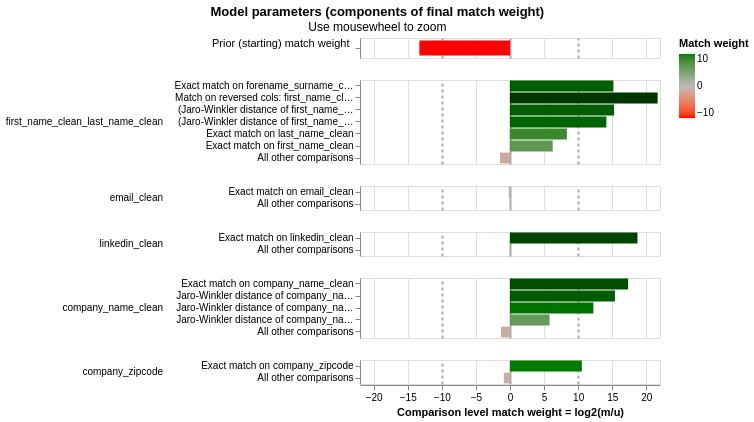

The notebook cell this image was saved under:
### Code cell
linker.visualisations.match_weights_chart()

### Figure 1 — Vega-Lite specification as saved in the notebook (floating-point values rounded to 4 significant figures)
{"config": {"view": {"continuousWidth": 300, "continuousHeight": 300, "discreteHeight": 60, "discreteWidth": 400}, "header": {"title": null}, "mark": {"tooltip": null}, "title": {"anchor": "middle"}}, "vconcat": [{"mark": {"type": "bar", "clip": true, "height": 15}, "encoding": {"color": {"field": "log2_bayes_factor", "scale": {"domain": [-10, 0, 10], "interpolate": "lab", "range": ["red", "#bbbbbb", "green"]}, "title": "Match weight", "type": "quantitative"}, "tooltip": [{"field": "comparison_name", "title": "Comparison name", "type": "nominal"}, {"field": "probability_two_random_records_match", "format": ".4f", "title": "Probability two random records match", "type": "nominal"}, {"field": "log2_bayes_factor", "format": ",.4f", "title": "Equivalent match weight", "type": "quantitative"}, {"field": "bayes_factor_description", "title": "Match weight description", "type": "nominal"}], "x": {"axis": {"domain": false, "gridColor": {"condition": {"test": "abs(datum.value / 10)  <= 1 & datum.value % 10 === 0", "value": "#aaa"}, "value": "#ddd"}, "gridDash": {"condition": {"test": "abs(datum.value / 10) == 1", "value": [3]}, "value": null}, "gridWidth": {"condition": {"test": "abs(datum.value / 10)  <= 1 & datum.value % 10 === 0", "value": 2}, "value": 1}, "labels": false, "ticks": false, "title": ""}, "field": "log2_bayes_factor", "scale": {"domain": [-22, 22]}, "type": "quantitative"}, "y": {"axis": {"title": "Prior (starting) match weight", "titleAlign": "right", "titleAngle": 0, "titleFontWeight": "normal"}, "field": "label_for_charts", "sort": {"field": "comparison_vector_value", "order": "descending"}, "type": "nominal"}}, "height": 20, "transform": [{"filter": "(datum.comparison_name == 'probability_two_random_records_match')"}]}, {"mark": {"type": "bar", "clip": true}, "encoding": {"color": {"field": "log2_bayes_factor", "scale": {"domain": [-10, 0, 10], "interpolate": "lab", "range": ["red", "#bbbbbb", "green"]}, "title": "Match weight", "type": "quantitative"}, "row": {"field": "comparison_name", "header": {"labelAlign": "left", "labelAnchor": "middle", "labelAngle": 0}, "sort": {"field": "comparison_sort_order"}, "type": "nominal"}, "tooltip": [{"field": "comparison_name", "title": "Comparison name", "type": "nominal"}, {"field": "label_for_charts", "title": "Label", "type": "ordinal"}, {"field": "sql_condition", "title": "SQL condition", "type": "nominal"}, {"field": "m_probability", "format": ".10~g", "title": "M probability", "type": "quantitative"}, {"field": "u_probability", "format": ".10~g", "title": "U probability", "type": "quantitative"}, {"field": "bayes_factor", "format": ",.6f", "title": "Bayes factor = m/u", "type": "quantitative"}, {"field": "log2_bayes_factor", "format": ".4~g", "title": "Match weight = log2(m/u)", "type": "quantitative"}, {"field": "bayes_factor_description", "title": "Match weight description", "type": "nominal"}, {"field": "m_probability_description", "title": "m probability description", "type": "nominal"}, {"field": "u_probability_description", "title": "u probability description", "type": "nominal"}], "x": {"axis": {"gridColor": {"condition": {"test": "abs(datum.value / 10)  <= 1 & datum.value % 10 === 0", "value": "#aaa"}, "value": "#ddd"}, "gridDash": {"condition": {"test": "abs(datum.value / 10) == 1", "value": [3]}, "value": null}, "gridWidth": {"condition": {"test": "abs(datum.value / 10)  <= 1 & datum.value % 10 === 0", "value": 2}, "value": 1}, "title": "Comparison level match weight = log2(m/u)"}, "field": "log2_bayes_factor", "scale": {"domain": [-22, 22]}, "type": "quantitative"}, "y": {"axis": {"title": null}, "field": "label_for_charts", "sort": {"field": "comparison_vector_value", "order": "descending"}, "type": "nominal"}}, "height": {"step": 12}, "resolve": {"axis": {"y": "independent"}, "scale": {"y": "independent"}}, "transform": [{"filter": "(datum.comparison_name != 'probability_two_random_records_match')"}]}], "data": {"name": "data-66db501e16d46a5cfb944daef9f5415d"}, "params": [{"name": "mouse_zoom", "select": {"type": "interval", "encodings": ["x"]}, "bind": "scales", "views": []}], "resolve": {"axis": {"y": "independent"}, "scale": {"y": "independent"}}, "title": {"text": "Model parameters (components of final match weight)", "subtitle": "Use mousewheel to zoom"}, "$schema": "https://vega.github.io/schema/vega-lite/v5.9.3.json", "datasets": {"data-66db501e16d46a5cfb944daef9f5415d": [{"comparison_name": "probability_two_random_records_match", "sql_condition": null, "label_for_charts": "", "m_probability": null, "u_probability": null, "m_probability_description": null, "u_probability_description": null, "has_tf_adjustments": false, "tf_adjustment_column": null, "tf_adjustment_weight": null, "is_null_level": false, "bayes_factor": 0.0001, "log2_bayes_factor": -13.29, "comparison_vector_value": 0, "max_comparison_vector_value": 0, "bayes_factor_description": "The probability that two random records drawn at random match is 0.000 or one in  10,000.0 records.This is equivalent to a starting match weight of -13.288.", "probability_two_random_records_match": 0.0001, "comparison_sort_order": -1}, {"comparison_name": "first_name_clean_last_name_clean", "sql_condition": "\"forename_surname_concat_col_name_l\" = \"forename_surname_concat_col_name_r\"", "label_for_charts": "Exact match on forename_surname_concat_col_name", "m_probability": 0.0671, "u_probability": 1.826e-06, "m_probability_description": "Amongst matching record comparisons, 6.71% of records (i.e. one in 14.9) are in the exact match on forename_surname_concat_col_name comparison level", "u_probability_description": "Amongst non-matching record comparisons, 0.0001826% of records (i.e. one in 547,746) are in the exact match on forename_surname_concat_col_name comparison level", "has_tf_adjustments": true, "tf_adjustment_column": "forename_surname_concat_col_name", "tf_adjustment_weight": 1.0, "is_null_level": false, "bayes_factor": 36760.0, "log2_bayes_factor": 15.17, "comparison_vector_value": 6, "max_comparison_vector_value": 6, "bayes_factor_description": "If comparison level is `exact match on forename_surname_concat_col_name` then comparison is 36,756 times more likely to be a match", "probability_two_random_records_match": 0.0001, "comparison_sort_order": 0}, {"comparison_name": "first_name_clean_last_name_clean", "sql_condition": "\"first_name_clean_l\" = \"last_name_clean_r\" AND \"first_name_clean_r\" = \"last_name_clean_l\"", "label_for_charts": "Match on reversed cols: first_name_clean and last_name_clean (both directions)", "m_probability": 0.03243, "u_probability": 9.815e-09, "m_probability_description": "Amongst matching record comparisons, 3.243% of records (i.e. one in 30.84) are in the match on reversed cols: first_name_clean and last_name_clean (both directions) comparison level", "u_probability_description": "Amongst non-matching record comparisons, 9.815e-07% of records (i.e. one in 101,880,675) are in the match on reversed cols: first_name_clean and last_name_clean (both directions) comparison level", "has_tf_adjustments": false, "tf_adjustment_column": null, "tf_adjustment_weight": 1.0, "is_null_level": false, "bayes_factor": 3304000.0, "log2_bayes_factor": 21.66, "comparison_vector_value": 5, "max_comparison_vector_value": 6, "bayes_factor_description": "If comparison level is `match on reversed cols: first_name_clean and last_name_clean (both directions)` then comparison is 3,303,603 times more likely to be a match", "probability_two_random_records_match": 0.0001, "comparison_sort_order": 0}, {"comparison_name": "first_name_clean_last_name_clean", "sql_condition": "(jaro_winkler_similarity(\"first_name_clean_l\", \"first_name_clean_r\") >= 0.92) AND (jaro_winkler_similarity(\"last_name_clean_l\", \"last_name_clean_r\") >= 0.92)", "label_for_charts": "(Jaro-Winkler distance of first_name_clean >= 0.92) AND (Jaro-Winkler distance of last_name_clean >= 0.92)", "m_probability": 0.07185, "u_probability": 1.826e-06, "m_probability_description": "Amongst matching record comparisons, 7.185% of records (i.e. one in 13.92) are in the (jaro-winkler distance of first_name_clean >= 0.92) and (jaro-winkler distance of last_name_clean >= 0.92) comparison level", "u_probability_description": "Amongst non-matching record comparisons, 0.0001826% of records (i.e. one in 547,746) are in the (jaro-winkler distance of first_name_clean >= 0.92) and (jaro-winkler distance of last_name_clean >= 0.92) comparison level", "has_tf_adjustments": false, "tf_adjustment_column": null, "tf_adjustment_weight": 1.0, "is_null_level": false, "bayes_factor": 39350.0, "log2_bayes_factor": 15.26, "comparison_vector_value": 4, "max_comparison_vector_value": 6, "bayes_factor_description": "If comparison level is `(jaro-winkler distance of first_name_clean >= 0.92) and (jaro-winkler distance of last_name_clean >= 0.92)` then comparison is 39,354 times more likely to be a match", "probability_two_random_records_match": 0.0001, "comparison_sort_order": 0}, {"comparison_name": "first_name_clean_last_name_clean", "sql_condition": "(jaro_winkler_similarity(\"first_name_clean_l\", \"first_name_clean_r\") >= 0.88) AND (jaro_winkler_similarity(\"last_name_clean_l\", \"last_name_clean_r\") >= 0.88)", "label_for_charts": "(Jaro-Winkler distance of first_name_clean >= 0.88) AND (Jaro-Winkler distance of last_name_clean >= 0.88)", "m_probability": 0.05715, "u_probability": 3.18e-06, "m_probability_description": "Amongst matching record comparisons, 5.715% of records (i.e. one in 17.5) are in the (jaro-winkler distance of first_name_clean >= 0.88) and (jaro-winkler distance of last_name_clean >= 0.88) comparison level", "u_probability_description": "Amongst non-matching record comparisons, 0.000318% of records (i.e. one in 314,447) are in the (jaro-winkler distance of first_name_clean >= 0.88) and (jaro-winkler distance of last_name_clean >= 0.88) comparison level", "has_tf_adjustments": false, "tf_adjustment_column": null, "tf_adjustment_weight": 1.0, "is_null_level": false, "bayes_factor": 17970.0, "log2_bayes_factor": 14.13, "comparison_vector_value": 3, "max_comparison_vector_value": 6, "bayes_factor_description": "If comparison level is `(jaro-winkler distance of first_name_clean >= 0.88) and (jaro-winkler distance of last_name_clean >= 0.88)` then comparison is 17,971 times more likely to be a match", "probability_two_random_records_match": 0.0001, "comparison_sort_order": 0}, {"comparison_name": "first_name_clean_last_name_clean", "sql_condition": "\"last_name_clean_l\" = \"last_name_clean_r\"", "label_for_charts": "Exact match on last_name_clean", "m_probability": 0.1296, "u_probability": 0.000401, "m_probability_description": "Amongst matching record comparisons, 12.96% of records (i.e. one in 7.715) are in the exact match on last_name_clean comparison level", "u_probability_description": "Amongst non-matching record comparisons, 0.0401% of records (i.e. one in 2,494) are in the exact match on last_name_clean comparison level", "has_tf_adjustments": true, "tf_adjustment_column": "last_name_clean", "tf_adjustment_weight": 1.0, "is_null_level": false, "bayes_factor": 323.3, "log2_bayes_factor": 8.337, "comparison_vector_value": 2, "max_comparison_vector_value": 6, "bayes_factor_description": "If comparison level is `exact match on last_name_clean` then comparison is 323 times more likely to be a match", "probability_two_random_records_match": 0.0001, "comparison_sort_order": 0}, {"comparison_name": "first_name_clean_last_name_clean", "sql_condition": "\"first_name_clean_l\" = \"first_name_clean_r\"", "label_for_charts": "Exact match on first_name_clean", "m_probability": 0.2983, "u_probability": 0.00388, "m_probability_description": "Amongst matching record comparisons, 29.83% of records (i.e. one in 3.352) are in the exact match on first_name_clean comparison level", "u_probability_description": "Amongst non-matching record comparisons, 0.388% of records (i.e. one in 258) are in the exact match on first_name_clean comparison level", "has_tf_adjustments": true, "tf_adjustment_column": "first_name_clean", "tf_adjustment_weight": 1.0, "is_null_level": false, "bayes_factor": 76.89, "log2_bayes_factor": 6.265, "comparison_vector_value": 1, "max_comparison_vector_value": 6, "bayes_factor_description": "If comparison level is `exact match on first_name_clean` then comparison is 76.89 times more likely to be a match", "probability_two_random_records_match": 0.0001, "comparison_sort_order": 0}, {"comparison_name": "first_name_clean_last_name_clean", "sql_condition": "ELSE", "label_for_charts": "All other comparisons", "m_probability": 0.3597, "u_probability": 0.9957, "m_probability_description": "Amongst matching record comparisons, 35.97% of records (i.e. one in 2.78) are in the all other comparisons comparison level", "u_probability_description": "Amongst non-matching record comparisons, 99.57% of records (i.e. one in 1.004) are in the all other comparisons comparison level", "has_tf_adjustments": false, "tf_adjustment_column": null, "tf_adjustment_weight": 1.0, "is_null_level": false, "bayes_factor": 0.3613, "log2_bayes_factor": -1.469, "comparison_vector_value": 0, "max_comparison_vector_value": 6, "bayes_factor_description": "If comparison level is `all other comparisons` then comparison is 2.768 times less likely to be a match", "probability_two_random_records_match": 0.0001, "comparison_sort_order": 0}, {"comparison_name": "email_clean", "sql_condition": "\"email_clean_l\" = \"email_clean_r\"", "label_for_charts": "Exact match on email_clean", "m_probability": 0.0008071, "u_probability": 0.0009277, "m_probability_description": "Amongst matching record comparisons, 0.08071% of records (i.e. one in 1,239) are in the exact match on email_clean comparison level", "u_probability_description": "Amongst non-matching record comparisons, 0.09277% of records (i.e. one in 1,078) are in the exact match on email_clean comparison level", "has_tf_adjustments": false, "tf_adjustment_column": null, "tf_adjustment_weight": 1.0, "is_null_level": false, "bayes_factor": 0.87, "log2_bayes_factor": -0.2009, "comparison_vector_value": 1, "max_comparison_vector_value": 1, "bayes_factor_description": "If comparison level is `exact match on email_clean` then comparison is 1.149 times less likely to be a match", "probability_two_random_records_match": 0.0001, "comparison_sort_order": 1}, {"comparison_name": "email_clean", "sql_condition": "ELSE", "label_for_charts": "All other comparisons", "m_probability": 0.9995, "u_probability": 1.0, "m_probability_description": "Amongst matching record comparisons, 99.95% of records (i.e. one in 1.001) are in the all other comparisons comparison level", "u_probability_description": "Amongst non-matching record comparisons, 100% of records (i.e. one in 1) are in the all other comparisons comparison level", "has_tf_adjustments": false, "tf_adjustment_column": null, "tf_adjustment_weight": 1.0, "is_null_level": false, "bayes_factor": 0.9995, "log2_bayes_factor": -0.0007629, "comparison_vector_value": 0, "max_comparison_vector_value": 1, "bayes_factor_description": "If comparison level is `all other comparisons` then comparison is 1.001 times less likely to be a match", "probability_two_random_records_match": 0.0001, "comparison_sort_order": 1}, {"comparison_name": "linkedin_clean", "sql_condition": "\"linkedin_clean_l\" = \"linkedin_clean_r\"", "label_for_charts": "Exact match on linkedin_clean", "m_probability": 0.02229, "u_probability": 5.258e-08, "m_probability_description": "Amongst matching record comparisons, 2.229% of records (i.e. one in 44.86) are in the exact match on linkedin_clean comparison level", "u_probability_description": "Amongst non-matching record comparisons, 5.258e-06% of records (i.e. one in 19,019,028) are in the exact match on linkedin_clean comparison level", "has_tf_adjustments": false, "tf_adjustment_column": null, "tf_adjustment_weight": 1.0, "is_null_level": false, "bayes_factor": 423900.0, "log2_bayes_factor": 18.69, "comparison_vector_value": 1, "max_comparison_vector_value": 1, "bayes_factor_description": "If comparison level is `exact match on linkedin_clean` then comparison is 423,931 times more likely to be a match", "probability_two_random_records_match": 0.0001, "comparison_sort_order": 2}, {"comparison_name": "linkedin_clean", "sql_condition": "ELSE", "label_for_charts": "All other comparisons", "m_probability": 0.9777, "u_probability": 1.0, "m_probability_description": "Amongst matching record comparisons, 97.77% of records (i.e. one in 1.023) are in the all other comparisons comparison level", "u_probability_description": "Amongst non-matching record comparisons, 100% of records (i.e. one in 1) are in the all other comparisons comparison level", "has_tf_adjustments": false, "tf_adjustment_column": null, "tf_adjustment_weight": 1.0, "is_null_level": false, "bayes_factor": 0.9777, "log2_bayes_factor": -0.03252, "comparison_vector_value": 0, "max_comparison_vector_value": 1, "bayes_factor_description": "If comparison level is `all other comparisons` then comparison is 1.023 times less likely to be a match", "probability_two_random_records_match": 0.0001, "comparison_sort_order": 2}, {"comparison_name": "company_name_clean", "sql_condition": "\"company_name_clean_l\" = \"company_name_clean_r\"", "label_for_charts": "Exact match on company_name_clean", "m_probability": 0.1355, "u_probability": 8.257e-07, "m_probability_description": "Amongst matching record comparisons, 13.55% of records (i.e. one in 7.381) are in the exact match on company_name_clean comparison level", "u_probability_description": "Amongst non-matching record comparisons, 8.257e-05% of records (i.e. one in 1,211,166) are in the exact match on company_name_clean comparison level", "has_tf_adjustments": true, "tf_adjustment_column": "company_name_clean", "tf_adjustment_weight": 1.0, "is_null_level": false, "bayes_factor": 164100.0, "log2_bayes_factor": 17.32, "comparison_vector_value": 4, "max_comparison_vector_value": 4, "bayes_factor_description": "If comparison level is `exact match on company_name_clean` then comparison is 164,093 times more likely to be a match", "probability_two_random_records_match": 0.0001, "comparison_sort_order": 3}, {"comparison_name": "company_name_clean", "sql_condition": "jaro_winkler_similarity(\"company_name_clean_l\", \"company_name_clean_r\") >= 0.92", "label_for_charts": "Jaro-Winkler distance of company_name_clean >= 0.92", "m_probability": 0.1408, "u_probability": 3.263e-06, "m_probability_description": "Amongst matching record comparisons, 14.08% of records (i.e. one in 7.103) are in the jaro-winkler distance of company_name_clean >= 0.92 comparison level", "u_probability_description": "Amongst non-matching record comparisons, 0.0003263% of records (i.e. one in 306,440) are in the jaro-winkler distance of company_name_clean >= 0.92 comparison level", "has_tf_adjustments": false, "tf_adjustment_column": null, "tf_adjustment_weight": 1.0, "is_null_level": false, "bayes_factor": 43140.0, "log2_bayes_factor": 15.4, "comparison_vector_value": 3, "max_comparison_vector_value": 4, "bayes_factor_description": "If comparison level is `jaro-winkler distance of company_name_clean >= 0.92` then comparison is 43,144 times more likely to be a match", "probability_two_random_records_match": 0.0001, "comparison_sort_order": 3}, {"comparison_name": "company_name_clean", "sql_condition": "jaro_winkler_similarity(\"company_name_clean_l\", \"company_name_clean_r\") >= 0.88", "label_for_charts": "Jaro-Winkler distance of company_name_clean >= 0.88", "m_probability": 0.1004, "u_probability": 2.099e-05, "m_probability_description": "Amongst matching record comparisons, 10.04% of records (i.e. one in 9.962) are in the jaro-winkler distance of company_name_clean >= 0.88 comparison level", "u_probability_description": "Amongst non-matching record comparisons, 0.002099% of records (i.e. one in 47,652) are in the jaro-winkler distance of company_name_clean >= 0.88 comparison level", "has_tf_adjustments": false, "tf_adjustment_column": null, "tf_adjustment_weight": 1.0, "is_null_level": false, "bayes_factor": 4784.0, "log2_bayes_factor": 12.22, "comparison_vector_value": 2, "max_comparison_vector_value": 4, "bayes_factor_description": "If comparison level is `jaro-winkler distance of company_name_clean >= 0.88` then comparison is 4,784 times more likely to be a match", "probability_two_random_records_match": 0.0001, "comparison_sort_order": 3}, {"comparison_name": "company_name_clean", "sql_condition": "jaro_winkler_similarity(\"company_name_clean_l\", \"company_name_clean_r\") >= 0.7", "label_for_charts": "Jaro-Winkler distance of company_name_clean >= 0.7", "m_probability": 0.2193, "u_probability": 0.003924, "m_probability_description": "Amongst matching record comparisons, 21.93% of records (i.e. one in 4.559) are in the jaro-winkler distance of company_name_clean >= 0.7 comparison level", "u_probability_description": "Amongst non-matching record comparisons, 0.3924% of records (i.e. one in 255) are in the jaro-winkler distance of company_name_clean >= 0.7 comparison level", "has_tf_adjustments": false, "tf_adjustment_column": null, "tf_adjustment_weight": 1.0, "is_null_level": false, "bayes_factor": 55.89, "log2_bayes_factor": 5.805, "comparison_vector_value": 1, "max_comparison_vector_value": 4, "bayes_factor_description": "If comparison level is `jaro-winkler distance of company_name_clean >= 0.7` then comparison is 55.89 times more likely to be a match", "probability_two_random_records_match": 0.0001, "comparison_sort_order": 3}, {"comparison_name": "company_name_clean", "sql_condition": "ELSE", "label_for_charts": "All other comparisons", "m_probability": 0.3984, "u_probability": 0.9961, "m_probability_description": "Amongst matching record comparisons, 39.84% of records (i.e. one in 2.51) are in the all other comparisons comparison level", "u_probability_description": "Amongst non-matching record comparisons, 99.61% of records (i.e. one in 1.004) are in the all other comparisons comparison level", "has_tf_adjustments": false, "tf_adjustment_column": null, "tf_adjustment_weight": 1.0, "is_null_level": false, "bayes_factor": 0.4, "log2_bayes_factor": -1.322, "comparison_vector_value": 0, "max_comparison_vector_value": 4, "bayes_factor_description": "If comparison level is `all other comparisons` then comparison is 2.5 times less likely to be a match", "probability_two_random_records_match": 0.0001, "comparison_sort_order": 3}, {"comparison_name": "company_zipcode", "sql_condition": "\"company_zipcode_l\" = \"company_zipcode_r\"", "label_for_charts": "Exact match on company_zipcode", "m_probability": 0.4674, "u_probability": 0.0003143, "m_probability_description": "Amongst matching record comparisons, 46.74% of records (i.e. one in 2.139) are in the exact match on company_zipcode comparison level", "u_probability_description": "Amongst non-matching record comparisons, 0.03143% of records (i.e. one in 3,181) are in the exact match on company_zipcode comparison level", "has_tf_adjustments": false, "tf_adjustment_column": null, "tf_adjustment_weight": 1.0, "is_null_level": false, "bayes_factor": 1487.0, "log2_bayes_factor": 10.54, "comparison_vector_value": 1, "max_comparison_vector_value": 1, "bayes_factor_description": "If comparison level is `exact match on company_zipcode` then comparison is 1,487 times more likely to be a match", "probability_two_random_records_match": 0.0001, "comparison_sort_order": 4}, {"comparison_name": "company_zipcode", "sql_condition": "ELSE", "label_for_charts": "All other comparisons", "m_probability": 0.5326, "u_probability": 0.9997, "m_probability_description": "Amongst matching record comparisons, 53.26% of records (i.e. one in 1.878) are in the all other comparisons comparison level", "u_probability_description": "Amongst non-matching record comparisons, 99.97% of records (i.e. one in 1) are in the all other comparisons comparison level", "has_tf_adjustments": false, "tf_adjustment_column": null, "tf_adjustment_weight": 1.0, "is_null_level": false, "bayes_factor": 0.5327, "log2_bayes_factor": -0.9085, "comparison_vector_value": 0, "max_comparison_vector_value": 1, "bayes_factor_description": "If comparison level is `all other comparisons` then comparison is 1.877 times less likely to be a match", "probability_two_random_records_match": 0.0001, "comparison_sort_order": 4}]}}
